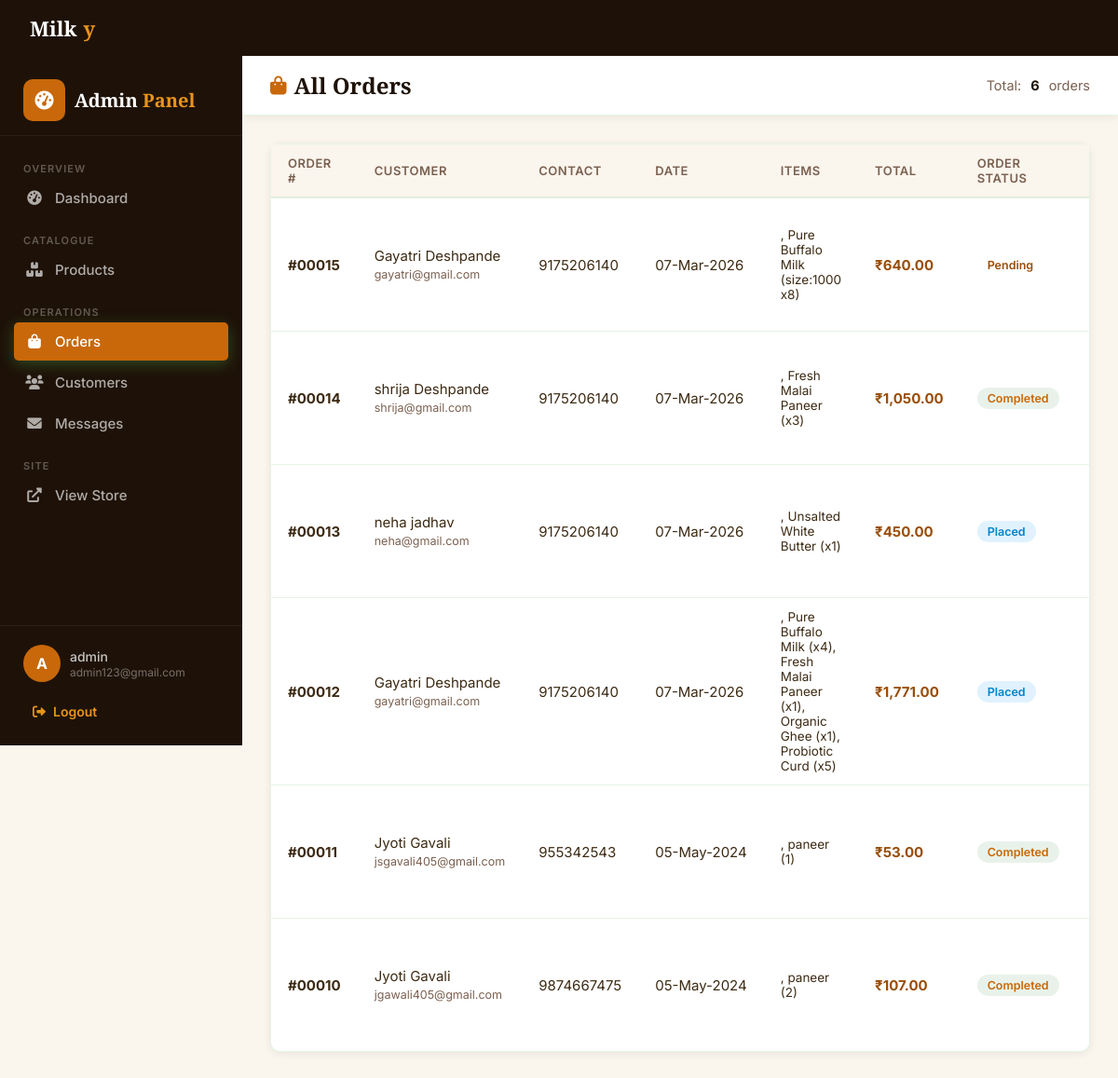
Screenshot of /admin_orders.php (signed in) with the database file from the repository.
### tables this page shows
CREATE TABLE `orders` (
  `id` int(100) NOT NULL AUTO_INCREMENT,
  `user_id` int(100) NOT NULL,
  `name` varchar(100) NOT NULL,
  `number` varchar(12) NOT NULL,
  `email` varchar(100) NOT NULL,
  `method` varchar(50) NOT NULL,
  `address` varchar(500) NOT NULL,
  `total_products` varchar(1000) NOT NULL,
  `total_price` int(100) NOT NULL,
  `placed_on` varchar(50) NOT NULL,
  `payment_status` varchar(20) NOT NULL DEFAULT 'pending',
  `order_status` varchar(20) NOT NULL DEFAULT 'pending',
  PRIMARY KEY (`id`)
);

### admin_orders.php (the view, shortened to what this page needs)
<?php
include 'config.php'; session_start();
?>
<!DOCTYPE html>
<html lang="en">
<head>
  <link rel="stylesheet" href="https://cdnjs.cloudflare.com/ajax/libs/font-awesome/6.0.0/css/all.min.css">
  <link rel="stylesheet" href="css/admin_style.css">
</head>
<body>
<?php include 'admin_header.php'; ?>
<div class="admin-topbar">
  <h1><i class="fas fa-shopping-bag"></i> All Orders</h1>
  <div class="topbar-actions" style="display:flex;gap:1rem;align-items:center;font-size:1.45rem;color:var(--muted)">
    Total: <strong style="color:var(--dark)"><?php echo mysqli_num_rows(mysqli_query($conn,"SELECT id FROM `orders`")); ?></strong> orders
  </div>
</div>
<div class="admin-content">
  <div class="panel">
    <div class="full-table-wrap">
      <table class="data-table">
        <thead><tr><th>Order #</th><th>Customer</th><th>Contact</th><th>Date</th><th>Items</th><th>Total</th><th>Order Status</th><th>Payment</th><th>Actions</th></tr></thead>
        <tbody>
        <?php
        $oq=mysqli_query($conn,"SELECT * FROM `orders` ORDER BY id DESC") or die('query failed');
        if(mysqli_num_rows($oq)>0){
          while($o=mysqli_fetch_assoc($oq)){
            if($o['order_status'] == 'completed'){ $oc = 'pill-complete'; }
            elseif($o['order_status'] == 'placed'){ $oc = 'pill-placed'; }
            else { $oc = 'pill-pending'; }
            $pc=($o['payment_status']=='completed')?'pill-complete':'pill-pending';
        ?>
          <tr>
            <td><strong>#<?php echo str_pad($o['id'],5,'0',STR_PAD_LEFT); ?></strong></td>
            <td><?php echo htmlspecialchars($o['name']); ?><br><small style="color:var(--muted)"><?php echo htmlspecialchars($o['email']); ?></small></td>
            <td><?php echo $o['number']; ?></td>
            <td style="white-space:nowrap"><?php echo $o['placed_on']; ?></td>
            <td style="max-width:18rem;font-size:1.35rem"><?php echo htmlspecialchars($o['total_products']); ?></td>
            <td style="font-weight:700;color:var(--amber-dark);white-space:nowrap">&#8377;<?php echo number_format($o['total_price'],2); ?></td>
            <td><span class="pill <?php echo $oc; ?>"><?php echo ucfirst($o['order_status']); ?></span></td>
            <td><span class="pill <?php echo $pc; ?>"><?php echo ucfirst($o['payment_status']); ?></span></td>
          </tr>
        <?php }}else{echo '<tr><td colspan="9" style="text-align:center;padding:4rem;color:var(--muted);font-size:1.6rem">No orders yet.</td></tr>';} ?>
        </tbody>
      </table>
    </div>
  </div>
</div>
  </main>
</div>
</body></html>

### css/admin_style.css (style rules this page uses)
:root { --amber: #c8680a;--amber-dark: #9a4e08;--amber-light: #e8941c;--amber-pale: #fef3e2; --green: #4caf50;--green-dark: #388e3c;--green-light: #81c784; --sky:#0284c7;--sky-light:#e0f2fe; --purple:#7c3aed;--purple-light:#ede9fe; --red:#dc2626;--red-light:#fee2e2; --cream:#fdf8f0;--light-bg:#faf5ed;--white:#ffffff;--dark:#1e1208; --text:#3d2b14;--muted:#7a6050; --border:rgba(76,175,80,.14);--border-md:rgba(76,175,80,.26); --sh-sm:0 2px 10px rgba(30,18,8,.07);--sh-md:0 8px 28px rgba(30,18,8,.11);--sh-lg:0 20px 55px rgba(30,18,8,.18); --r-sm:.5rem;--r-md:1rem;--r-lg:1.8rem;--ease:all .3s ease; --sidebar:26rem; }
*,*::before,*::after { margin:0;padding:0;box-sizing:border-box;outline:none;border:none;text-decoration:none }
body, input, textarea, button, select { font-family:'Inter',sans-serif; }
html { font-size:62.5%;overflow-x:hidden }
body { background:var(--light-bg);color:var(--text);display:flex;flex-direction:column;min-height:100vh }
.admin-topbar { background:#fff;padding:1.5rem 3rem;display:flex;align-items:center;justify-content:space-between;border-bottom:1px solid var(--border);box-shadow:var(--sh-sm);position:sticky;top:0;z-index:100;gap:1.5rem;flex-wrap:wrap }
.admin-topbar h1 { font-family:'Playfair Display',serif;font-size:2.4rem;color:var(--dark);display:flex;align-items:center;gap:.8rem }
.admin-topbar h1 i { color:var(--amber);font-size:2rem }
.admin-topbar .topbar-actions { display:flex;align-items:center;gap:1rem }
.admin-content { padding:3rem }
.panel { background:#fff;border-radius:var(--r-md);border:1px solid var(--border);box-shadow:var(--sh-sm) }
.data-table { width:100%;border-collapse:collapse;min-width:500px }
.data-table thead th { background:var(--light-bg);padding:1.2rem 1.8rem;font-size:1.3rem;font-weight:600;color:var(--muted);text-align:left;text-transform:uppercase;letter-spacing:.04em;border-bottom:2px solid var(--border) }
.data-table tbody td { padding:1.2rem 1.8rem;font-size:1.5rem;color:var(--text);border-bottom:1px solid var(--border);vertical-align:middle }
.data-table tbody tr:last-child td { border-bottom:none }
.full-table-wrap { overflow-x:auto;border-radius:0 0 var(--r-md) var(--r-md) }
.pill { display:inline-flex;align-items:center;gap:.4rem;padding:.4rem 1.1rem;border-radius:10rem;font-size:1.25rem;font-weight:600 }
.pill-pending { background:var(--green-pale);color:var(--amber-dark) }
.pill-complete { background:rgba(46,125,50,.1);color:var(--amber) }
.pill-placed { background:var(--sky-light);color:var(--sky) }

### rows the page displays
orders: id "00015", name "Gayatri Deshpande", email "gayatri@gmail.com", number "9175206140", placed_on "07-Mar-2026", total_products ", Pure Buffalo Milk (size:1000 x8)", total_price "640.00", order_status "Pending"
orders: id "00014", name "shrija Deshpande", email "shrija@gmail.com", number "9175206140", placed_on "07-Mar-2026", total_products ", Fresh Malai Paneer (x3)", total_price "1,050.00", order_status "Completed"
orders: id "00013", name "neha jadhav", email "neha@gmail.com", number "9175206140", placed_on "07-Mar-2026", total_products ", Unsalted White Butter (x1)", total_price "450.00", order_status "Placed"
orders: id "00012", name "Gayatri Deshpande", email "gayatri@gmail.com", number "9175206140", placed_on "07-Mar-2026", total_products ", Pure Buffalo Milk (x4), Fresh Malai Paneer (x1), Organic Ghee (x1), Probiotic Curd (x5)", total_price "1,771.00", order_status "Placed"
orders: id "00011", name "Jyoti Gavali", email "jsgavali405@gmail.com", number "955342543", placed_on "05-May-2024", total_products ", paneer (1)", total_price "53.00", order_status "Completed"
orders: id "00010", name "Jyoti Gavali", email "jgawali405@gmail.com", number "9874667475", placed_on "05-May-2024", total_products ", paneer (2)", total_price "107.00", order_status "Completed"

### other values shown
$label "Dashboard Products Orders Customers Messages"
substr($_SESSION['admin_name'],0,1) "A"
$_SESSION['admin_name'] "admin"
$_SESSION['admin_email'] "admin123@gmail.com"
mysqli_num_rows(mysqli_query($conn,"SELECT id FROM `orders`")) "6"
